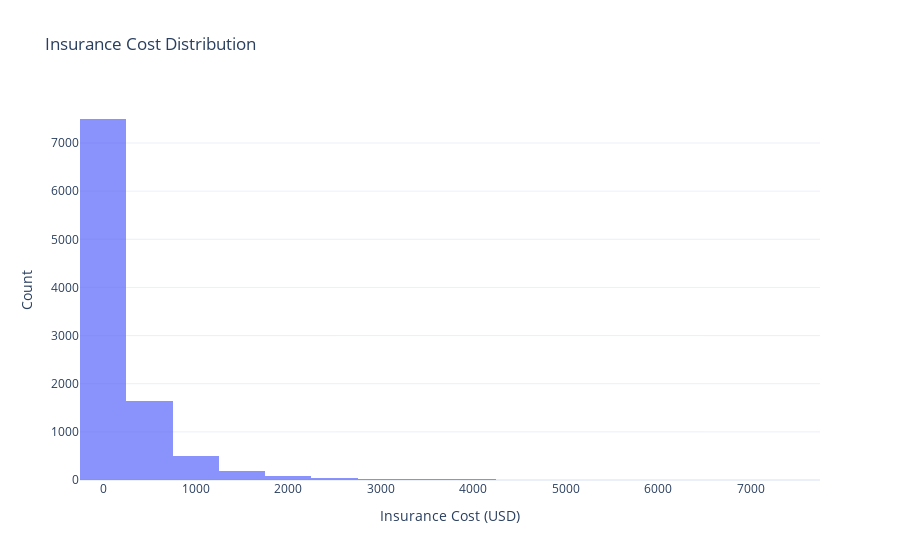

The notebook cell this image was saved under:
### Code cell
fig_insurance = go.Figure()

fig_insurance.add_histogram(
    x=df['Line Item Insurance (USD)'].dropna(),
    nbinsx=30,
    opacity=0.75
)

fig_insurance.update_layout(
    title="Insurance Cost Distribution",
    xaxis_title="Insurance Cost (USD)",
    yaxis_title="Count",
    template="plotly_white"
)

fig_insurance.show()

#insights from insurance cost distribution analysis
# The insurance cost distribution is right-skewed, with a majority of shipments incurring lower insurance costs and a few shipments having significantly higher costs.
# This skewness suggests that while most shipments are low-risk or low-value, there are occasional high-value shipments that require substantial insurance coverage.
# The presence of outliers indicates that some shipments have exceptionally high insurance costs, which may be linked to high-value items or specific risk factors that should be analyzed further.

### Figure 1 — Plotly figure (JSON) as saved in the notebook; plotly's stock layout.template omitted (floating-point values rounded to 4 significant figures; data arrays with more than 128 entries replaced by an {"elided": "..."} marker saying what was removed)
{"data": [{"nbinsx": 30, "opacity": 0.75, "type": "histogram", "x": {"elided": "10037 float values"}}], "layout": {"title": {"text": "Insurance Cost Distribution"}, "xaxis": {"title": {"text": "Insurance Cost (USD)"}}, "yaxis": {"title": {"text": "Count"}}}}
